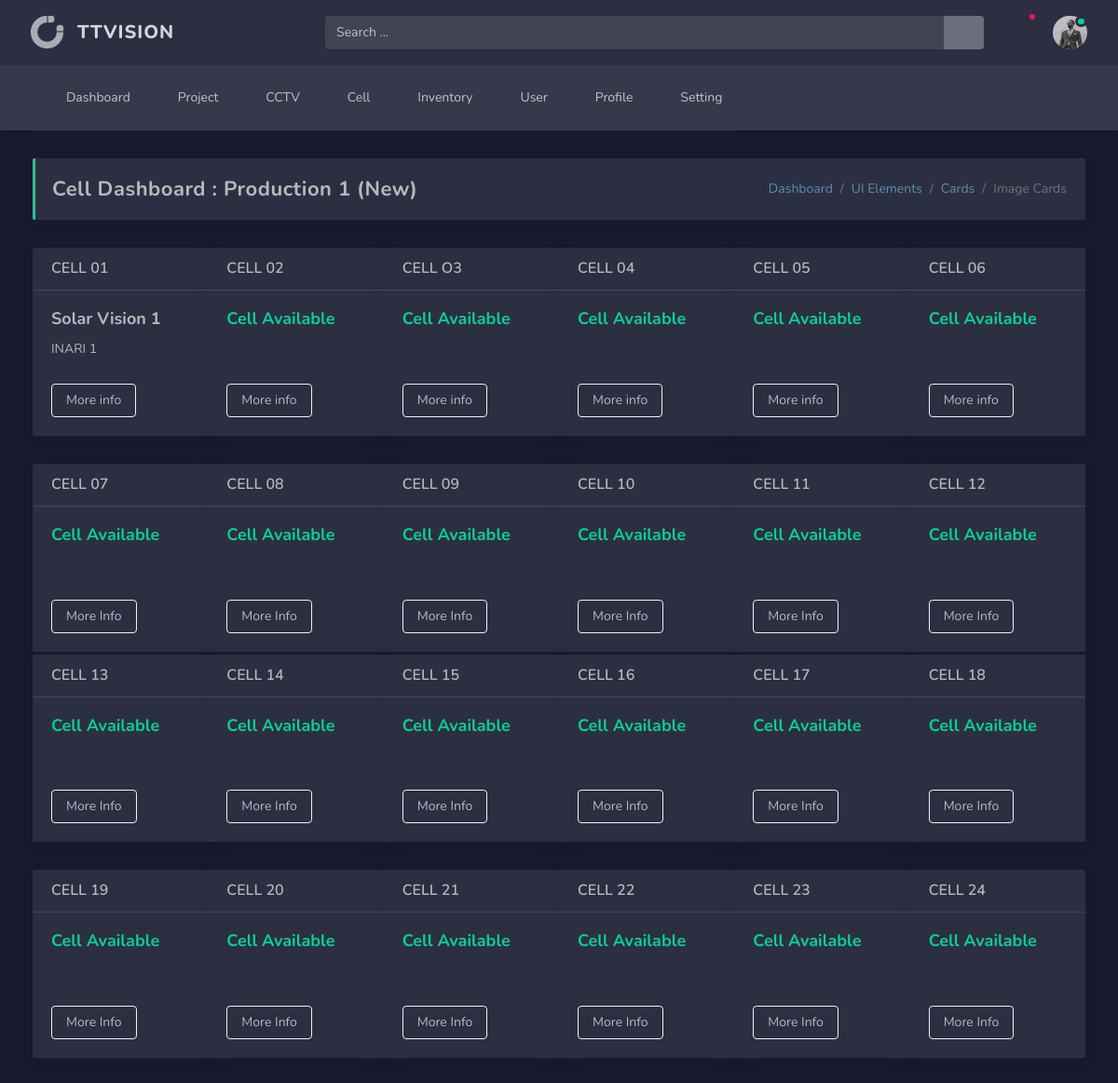
The app's page /cell-list/1/ with its own data.
### production/models.py (models this page shows, shortened)
class Groupcell(models.Model):
    group_name = models.CharField(max_length=50, blank=True)
    group_no = models.IntegerField(default=0, blank=True)
    group_color = models.CharField(max_length=50, blank=True)
    def __str__(self):
        return self.group_name

class Ttvcell(models.Model):
    cell_name = models.CharField(max_length=100, blank=True)
    cell_size = models.IntegerField(default=0, blank=True)
    cell_lane = models.IntegerField(default=0, blank=True)
    cell_status = models.CharField(max_length=10, blank=True)
    cell_color = models.CharField(max_length=10, blank=True)
    cell_group = models.ForeignKey(Groupcell, blank=True, null=True, on_delete = models.SET_NULL)
    cell_project = models.ForeignKey(Ttvproject,  blank=True, null=True, on_delete = models.SET_NULL)

class Ttvproject(models.Model):
    p_name = models.CharField(max_length=150, blank=True)
    p_company = models.CharField(max_length=100, blank=True)
    p_code = models.CharField(max_length=150, blank=True)
    p_model = models.CharField(max_length=150, blank=True)
    p_startdate = models.CharField(max_length=150, blank=True)
    p_enddate = models.CharField(max_length=150, blank=True)
    p_status = models.CharField(max_length=150, blank=True)
    p_type = models.CharField(max_length=150, blank=True)
    p_comp = models.CharField(max_length=150, blank=True)
    p_userid = models.IntegerField(default=0, blank=True)
    p_color = models.CharField(max_length=50, blank=True)
    def get_absolute_url(self):
        return reverse('cameraproject', kwargs={'ppid': self.id})

### production/views.py (the view)
# urls.py: path('cell-list/<int:groupid>/', Celllist, name='cell-list'),
def Celllist(request, groupid):
    data = {
        'title':Groupcell.objects.get(id=groupid),
        'row1': Ttvcell.objects.filter(cell_lane=1).filter(cell_group=groupid),
        'row2': Ttvcell.objects.filter(cell_lane=2).filter(cell_group=groupid),
        'row3': Ttvcell.objects.filter(cell_lane=3).filter(cell_group=groupid),
        'row4': Ttvcell.objects.filter(cell_lane=4).filter(cell_group=groupid)
    }
    return render(request, 'cell-list.html',data)

### templates/cell-list.html
{% extends 'based/based.html' %}
{% block content %}
{% load static %}
<main class="main-content">
    <div class="container-fluid">
        <div class="page-header d-md-flex justify-content-between align-items-center">
            <h4>Cell Dashboard : {{title}}</h4>
            <nav aria-label="breadcrumb">
                <ol class="breadcrumb m-t-0">
                    <li class="breadcrumb-item"><a href="#">Dashboard</a></li>
                    <li class="breadcrumb-item"><a href="#">UI Elements</a></li>
                    <li class="breadcrumb-item"><a href="#">Cards</a></li>
                    <li class="breadcrumb-item active" aria-current="page">Image Cards</li>
                </ol>
            </nav>
        </div>
        <div class="card-group">
            {% for row in row1 %}
            <div class="card  {{row.cell_project.p_color}}">
                <div class="card-header">{{row.cell_name}}</div>
                <div class="card-body">
                    {% if row.cell_project == None %}
                    <h5 class="font-weight-bold text-success">Cell Available</h5>
                    <br>
                    <br>
                    {% else %}
                    <h5 class="font-weight-bold">{{row.cell_project.p_name}}</h5>
                    {{row.cell_project.p_company}}
                    {{row.cell_project.id}}
                    <br>
                    <br>
                    {% endif %}
                     <a href="{{row.cell_project.get_absolute_url}}" class="btn btn-outline-light">More info</a>
                </div>
            </div>
            {% endfor %}
        </div>
        <div class="card-group"style="margin-bottom:3px">
            {% for row in row2 %}
            <div class="card">
                <div class="card-header">{{row.cell_name}}</div>
                      <div class="card-body">
                    {% if row.cell_project == None %}
                    <h5 class="font-weight-bold text-success">Cell Available</h5>
                    <br>
                    <br>
                    {% else %}
                    <h5 class="font-weight-bold">{{row.cell_project.p_name}}</h5>
                    {{row.cell_project.p_company}}
                    <br>
                    <br>
                    {% endif %}
                     <a href="" class="btn btn-outline-light">More Info</a>
                </div>
            </div>
            {% endfor %}
        </div>
        <div class="card-group">
            {% for row in row3 %}
            <div class="card">
                <div class="card-header">{{row.cell_name}}</div>
                    <div class="card-body">
                    {% if row.cell_project == None %}
                    <h5 class="font-weight-bold text-success">Cell Available</h5>
                    <br>
                    <br>
                    {% else %}
                    <h5 class="font-weight-bold">{{row.cell_project.p_name}}</h5>
                    {{row.cell_project.p_company}}
                    <br>
                    <br>
                    {% endif %}
                     <a href="" class="btn btn-outline-light">More Info</a>
                </div>
            </div>
            {% endfor %}
        </div>
        <div class="card-group">
            {% for row in row4 %}
            <div class="card">
                <div class="card-header">{{row.cell_name}}</div>
                    <div class="card-body">
                    {% if row.cell_project == None %}
                    <h5 class="font-weight-bold text-success">Cell Available</h5>
                    <br>
                    <br>
                    {% else %}
                    <h5 class="font-weight-bold">{{row.cell_project.p_name}}</h5>
                    {{row.cell_project.p_company}}
                    <br>
                    <br>
                    {% endif %}
                     <a href="" class="btn btn-outline-light">More Info</a>
                </div>
            </div>
            {% endfor %}
        </div>
    </div>
</main>
{% endblock content %}

### records on screen
Groupcell: group_name "Production 1 (New)"
Ttvcell: cell_name "CELL 01", cell_project.p_name "Solar Vision 1", cell_project.p_company "INARI", cell_project.id "1"
Ttvcell: cell_name "CELL 02", shows "Cell Available"
Ttvcell: cell_name "CELL O3", shows "Cell Available"
Ttvcell: cell_name "CELL 04", shows "Cell Available"
Ttvcell: cell_name "CELL 05", shows "Cell Available"
Ttvcell: cell_name "CELL 06", shows "Cell Available"
Ttvcell: cell_name "CELL 07", shows "Cell Available"
Ttvcell: cell_name "CELL 08", shows "Cell Available"
Ttvcell: cell_name "CELL 09", shows "Cell Available"
Ttvcell: cell_name "CELL 10", shows "Cell Available"
Ttvcell: cell_name "CELL 11", shows "Cell Available"
Ttvcell: cell_name "CELL 12", shows "Cell Available"
Ttvcell: cell_name "CELL 13", shows "Cell Available"
Ttvcell: cell_name "CELL 14", shows "Cell Available"
Ttvcell: cell_name "CELL 15", shows "Cell Available"
Ttvcell: cell_name "CELL 16", shows "Cell Available"
Ttvcell: cell_name "CELL 17", shows "Cell Available"
Ttvcell: cell_name "CELL 18", shows "Cell Available"
Ttvcell: cell_name "CELL 19", shows "Cell Available"
Ttvcell: cell_name "CELL 20", shows "Cell Available"
Ttvcell: cell_name "CELL 21", shows "Cell Available"
Ttvcell: cell_name "CELL 22", shows "Cell Available"
Ttvcell: cell_name "CELL 23", shows "Cell Available"
Ttvcell: cell_name "CELL 24", shows "Cell Available"
